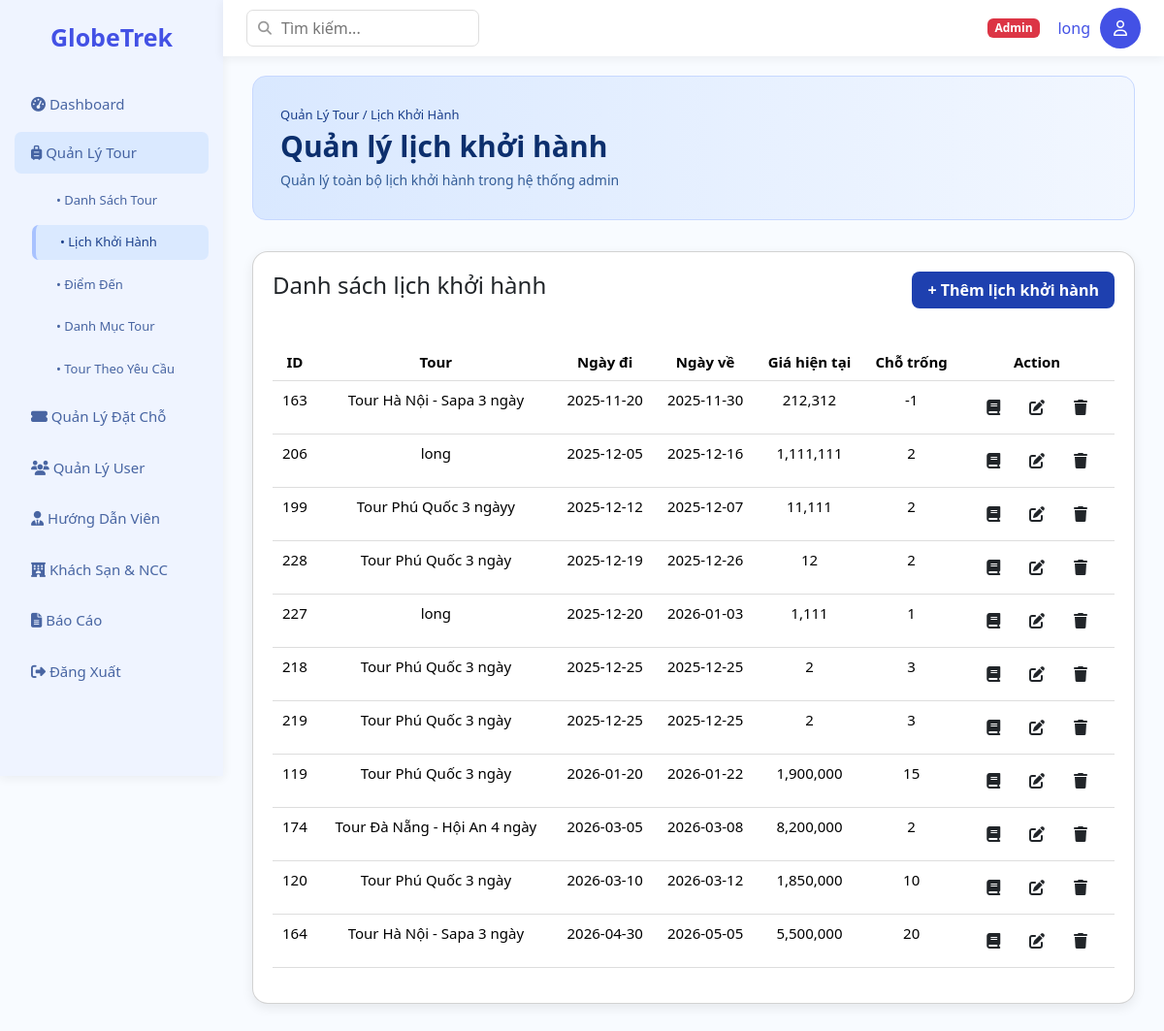
Page /Base/?action=list-departure (signed in) on the earlier database version.
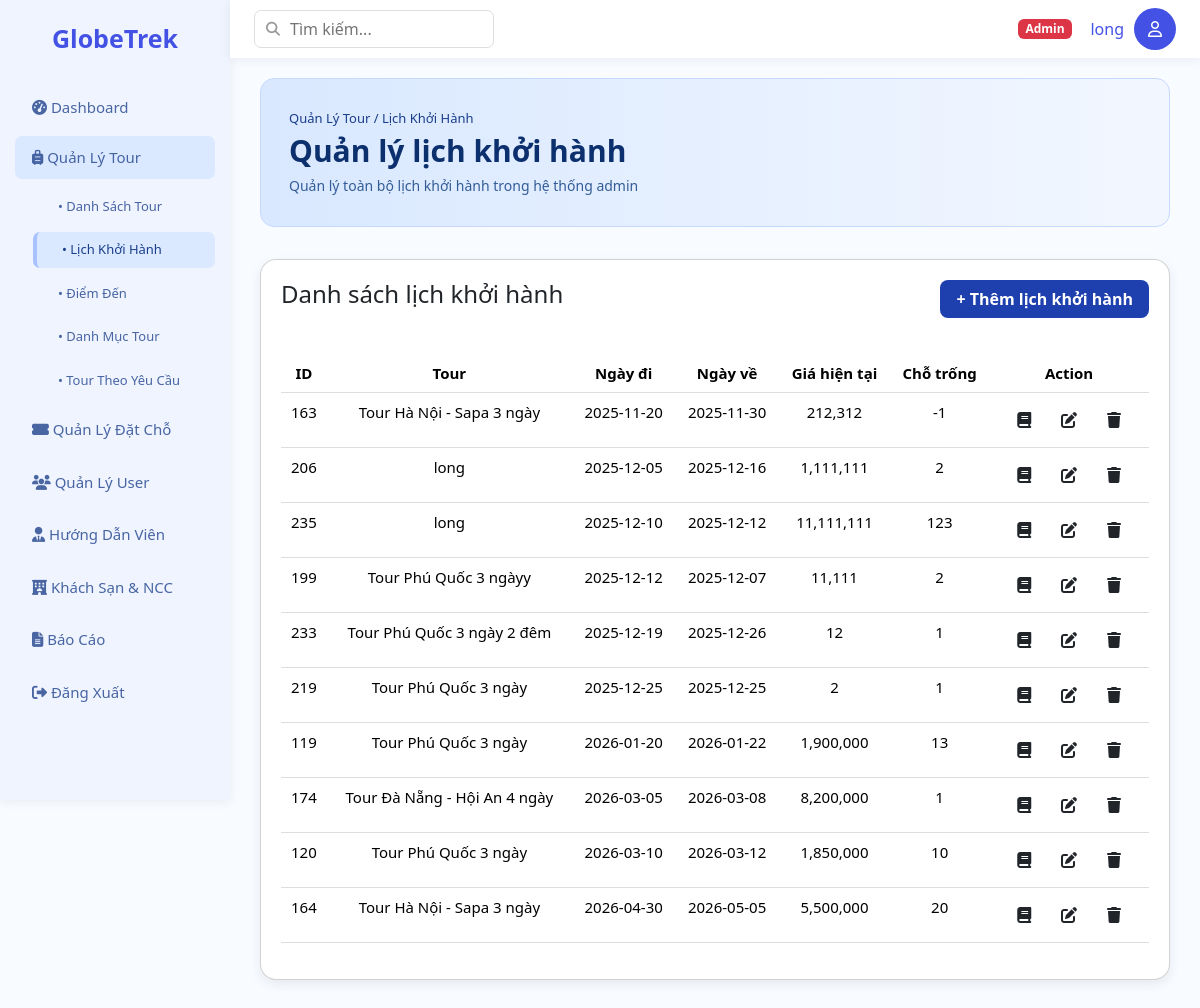
Same page on the later database version.
### tables this page shows
CREATE TABLE `tour_departures` (
  `id` int NOT NULL,
  `tour_id` int NOT NULL,
  `start_date` date NOT NULL,
  `end_date` date NOT NULL,
  `current_price` decimal(10,2) NOT NULL COMMENT 'Giá bán hiện tại',
  `available_slots` int NOT NULL COMMENT 'Số chỗ còn trống'
);

CREATE TABLE `tours` (
  `id` int NOT NULL,
  `name` varchar(255) NOT NULL,
  `tour_type` enum('Nội địa','Quốc tế') NOT NULL,
  `description` text,
  `base_price` decimal(10,2) NOT NULL COMMENT 'Giá cơ bản trước khuyến mãi',
  `created_at` timestamp NULL DEFAULT CURRENT_TIMESTAMP,
  `category_id` int DEFAULT NULL,
  `tour_origin` enum('Catalog','Custom') DEFAULT 'Catalog',
  `cancellation_policy_text` text
);

### Base/controllers/DepartureController.php (called while the page is built, shortened)
<?php
class DepartureController
{
    public function listDeparture()
    {
        $departure = new DepartureModel();
        $listDeparture = $departure->getList();
        $view = "admin/departure/list-departure";
        require_once PATH_VIEW . 'main.php';
    }
}

### Base/index.php (called while the page is built, shortened)
<?php
spl_autoload_register(function ($class) {
    $fileName = "$class.php";
    $fileModel              = PATH_MODEL . $fileName;
});
require_once './routes/index.php';

### Base/models/BaseModel.php (called while the page is built, shortened)
<?php
class BaseModel
{
    protected $pdo;
    public function __construct()
    {
        $dsn = sprintf('mysql:host=%s;port=%s;dbname=%s;charset=utf8', DB_HOST, DB_PORT, DB_NAME);
        try {
            $this->pdo = new PDO($dsn, DB_USERNAME, DB_PASSWORD, DB_OPTIONS);
        } catch (PDOException $e) {
            die("Kết nối cơ sở dữ liệu thất bại: {$e->getMessage()}. Vui lòng thử lại sau.");
        }
    }
    public function __destruct()
    {
        $this->pdo = null;
    }
    public function getConnection()
    {
        return $this->pdo;
}
}

### Base/models/DepartureModel.php (called while the page is built, shortened)
<?php
class DepartureModel {
    public $db;
    public function __construct() {
        $baseModel = new BaseModel();
        $this->db = $baseModel->getConnection();
    }
public function getList($tour_id = null) {
    $where = "";
    $params = [];
    $sql = "
        SELECT
            td.id AS departure_id,
            t.name AS tour_name,
            td.start_date,
            td.end_date,
            td.current_price,
            td.available_slots AS max_slots,
            -- Số chỗ còn lại = available_slots - số khách
            td.available_slots - IFNULL(COUNT(BC.id), 0) AS remaining_slots
        FROM tour_departures td
        JOIN tours t ON td.tour_id = t.id
        -- KHÔNG DÙNG b.status NỮA (vì đã xóa)
        LEFT JOIN bookings b
            ON b.departure_id = td.id
        LEFT JOIN booking_customers BC
            ON BC.booking_id = b.id
        $where
        GROUP BY td.id
        ORDER BY td.start_date ASC
    ";
    $stmt = $this->db->prepare($sql);
    $stmt->execute($params);
    return $stmt->fetchAll(PDO::FETCH_ASSOC);
}
}

### Base/views/admin/departure/list-departure.php (the view, shortened to what this page needs)
<?php include PATH_VIEW . 'layout/header.php'; ?>
<div class="main">
    <div class="header-wrapper">
        <div class="header-content">
            <div class="breadcrumb">Quản Lý Tour / Lịch Khởi Hành</div>
            <h2 class="page-title">Quản lý lịch khởi hành</h2>
            <p class="page-sub">Quản lý toàn bộ lịch khởi hành trong hệ thống admin</p>
        </div>
    </div>
    <div class="card">
        <div class="toph4">
            <h4>Danh sách lịch khởi hành</h4>
            <a href="<?= BASE_URL ?>?action=create-departure" class="btn btn-nut">+ Thêm lịch khởi hành</a>
        </div>
        <table class="table">
            <thead>
                <tr>
                    <th>ID</th>
                    <th>Tour</th>
                    <th>Ngày đi</th>
                    <th>Ngày về</th>
                    <th>Giá hiện tại</th>
                    <th>Chỗ trống</th>
                    <th>Action</th>
                </tr>
            </thead>
            <tbody>
                <?php foreach ($listDeparture as $value): ?>
                    <tr>
                        <td><?= $value['departure_id'] ?></td>
                        <td><?= $value['tour_name'] ?></td>
                        <td><?= $value['start_date'] ?></td>
                        <td><?= $value['end_date'] ?></td>
                        <td><?= number_format($value['current_price']) ?></td>
                        <td><?= $value['remaining_slots'] ?></td>
                        <td>
                            <a href="<?= BASE_URL ?>?action=departure-detail&id=<?= $value['departure_id'] ?>" class="btn view">
                                <i class="fa-solid fa-book"></i></a>
                            <a href="<?= BASE_URL ?>?action=update-departure&id=<?= $value['departure_id'] ?>" class="btn edit"><i class="fas fa-edit"></i></a>
                            <a href="<?= BASE_URL ?>?action=delete-departure&id=<?= $value['departure_id'] ?>"
                                onclick="return confirm('Bạn có chắc chắn muốn xóa lịch khởi hành này không?')"
                                class="btn delete"><i class="fas fa-trash"></i></a>
                        </td>
                    </tr>
                <?php endforeach ?>
            </tbody>
        </table>
    </div>
</div>
<?php include PATH_VIEW . 'layout/footer.php'; ?>

### Base/views/main.php (shortened to what this page needs)
<!DOCTYPE html>
<html lang="en">
<head>
    <link href="https://cdn.jsdelivr.net/npm/bootstrap@5.3.3/dist/css/bootstrap.min.css" rel="stylesheet">
</head>
<body>
        <div class="row">
<?php
if (isset($view)) {
    require_once PATH_VIEW . $view . '.php';
}
?>
        </div>
</body>
</html>

### Base/views/layout/header.php (shortened to what this page needs)
<!DOCTYPE html>
<html lang="en">
<head>
    <link href="https://cdn.jsdelivr.net/npm/bootstrap@5.3.3/dist/css/bootstrap.min.css" rel="stylesheet">
    <link rel="stylesheet" href="assets/css/layout.css">
    <link rel="stylesheet" href="assets/css/table.css">
    <link rel="stylesheet" href="https://cdnjs.cloudflare.com/ajax/libs/font-awesome/6.4.0/css/all.min.css">
</head>
<?php
$userRole = $_SESSION['user']['role'] ?? null;
?>
<body>
    <div class="layout">
        <div class="main-content">
            <div class="topBar">
                <div class="search">
                    <i class="fas fa-search"></i>
                    <input id="search" type="search" placeholder="Tìm kiếm...">
                </div>
                <div class="user">
                    <?php
                    $roleLabel = match($userRole) {
                        'admin' => 'Admin',
                        'guide' => 'Hướng Dẫn Viên',
                        'customer' => 'Khách Hàng',
                        default => 'User'
                    };
                    $badgeClass = match($userRole) {
                        'admin' => 'bg-danger',
                        'guide' => 'bg-warning text-dark',
                        'customer' => 'bg-success',
                        default => 'bg-secondary'
                    };
                    ?>
                    <span class="badge <?= $badgeClass ?> me-2"><?= $roleLabel ?></span>
                    <span><?= htmlspecialchars($_SESSION['user']['name'] ?? 'User') ?></span>
                    <?php if (!empty($_SESSION['user']['id'])): ?>
                        <a href="<?= BASE_URL ?>?action=detail-user&id=<?= $_SESSION['user']['id'] ?>">
                            <div class="avatar"><i class="fa-regular fa-user"></i></div>
                        </a>
                    <?php endif; ?>
                </div>
            </div>
            <div class="sidebar">
                <div class="brand">
                    <a href="<?= BASE_URL ?>?action=<?= $userRole === 'guide' ? 'schedule' : ($userRole === 'customer' ? 'customer_list' : 'dashboard') ?>">GlobeTrek</a>
                </div>
                <?php $action = $_GET['action'] ?? 'dashboard'; ?>
                <div class="menu">
                    <?php if ($userRole === 'admin'): ?>
                        <a href="<?= BASE_URL ?>?action=dashboard" class="<?= ($action == 'dashboard') ? 'active' : '' ?>">
                            <i class="fas fa-tachometer-alt"></i> Dashboard
                        </a>
                        <?php
                        $tour_actions = ['list-tour', 'list-departure', 'list-destination', 'list-category', 'list-requests', 'list-policies'];
                        $is_tour_group_active = in_array($action, $tour_actions);
                        ?>
                        <div class="dropdown <?= $is_tour_group_active ? 'active' : '' ?>">
                            <span class="drop-btn"><i class="fas fa-suitcase-rolling"></i> Quản Lý Tour</span>
                            <div class="drop-content">
                                <a href="<?= BASE_URL ?>?action=list-tour" class="<?= ($action == 'list-tour') ? 'active-sub' : '' ?>">• Danh Sách Tour</a>
                                <a href="<?= BASE_URL ?>?action=list-departure" class="<?= ($action == 'list-departure') ? 'active-sub' : '' ?>">• Lịch Khởi Hành</a>
                                <a href="<?= BASE_URL ?>?action=list-destination" class="<?= ($action == 'list-destination') ? 'active-sub' : '' ?>">• Điểm Đến</a>
                                <a href="<?= BASE_URL ?>?action=list-category" class="<?= ($action == 'list-category') ? 'active-sub' : '' ?>">• Danh Mục Tour</a>
                                <a href="<?= BASE_URL ?>?action=list-requests" class="<?= ($action == 'list-requests') ? 'active-sub' : '' ?>">• Tour Theo Yêu Cầu</a>
                            </div>
                        </div>
                        <?php
                        $order_actions = ['list-resource', 'list-booking', 'list-payment', 'list-booking-customers'];
                        $is_order_group_active = in_array($action, $order_actions);
                        ?>
                        <div class="dropdown <?= $is_order_group_active ? 'active' : '' ?>">
                            <span class="drop-btn"><i class="fas fa-ticket-alt"></i> Quản Lý Đặt Chỗ</span>
                        </div>
                        <?php
                        $user_actions = ['list-admin', 'list-customer'];
                        $is_user_group_active = in_array($action, $user_actions);
                        ?>
                        <div class="dropdown <?= $is_user_group_active ? 'active' : '' ?>">
                            <span class="drop-btn"><i class="fas fa-users"></i> Quản Lý User</span>
                        </div>
                        <div class="dropdown">
                            <a href="<?= BASE_URL ?>?action=list-guide" class="<?= ($action == 'list-guide') ? 'active' : '' ?>"><i class="fas fa-user-tie"></i> Hướng Dẫn Viên</a>
                        </div>
                        <?php
                        $hotel_actions = ['list-hotel', 'list-supplier'];
                        $is_hotel_group_active = in_array($action, $hotel_actions);
                        ?>
                        <div class="dropdown <?= $is_hotel_group_active ? 'active' : '' ?>">
                            <span class="drop-btn"><i class="fas fa-hotel"></i> Khách Sạn & NCC</span>
                        </div>
                        <div class="dropdown">
                            <a href="<?= BASE_URL ?>?action=list-profit-loss" class="<?= ($action == 'list-profit-loss') ? 'active' : '' ?>"><i class="fas fa-file-alt"></i> Báo Cáo</a>
                        </div>
                    <?php endif; ?>
                    <a href="<?= BASE_URL ?>?action=logout"><i class="fas fa-sign-out-alt"></i> Đăng Xuất</a>
                </div>
            </div>

### Base/views/layout/footer.php (shortened to what this page needs)
 </div>
 </div>
</body>
</html>

### Base/assets/css/layout.css (style rules this page uses)
:root { --orange: rgba(186, 207, 255, 0.142); --orange-active: rgba(200, 222, 255, 0.525); --orange-light: #bacfffff; --bg: #f8fbff; --white: #ffffff; --text: #4351e5; --muted: #2e4e94dd; --radius: 7px; --shadow: 0 2px 10px rgba(45, 45, 45, 0.07); font-family: "Inter", sans-serif; }
body { margin: 0; background: var(--bg); color: var(--text); overflow-x: hidden; }
.sidebar { position: fixed; top: 0; left: 0; width: 230px; height: 100vh; background: var(--orange); padding: 20px 15px; box-shadow: var(--shadow); box-sizing: border-box; overflow-y: auto; scrollbar-width: none; }
.brand { font-size: 25px; font-weight: 700; color: var(--white); margin-bottom: 20px; text-align: center; }
.brand a { text-decoration: none; color: var(--text); }
.menu { display: flex; flex-direction: column; }
.menu a, .menu .drop-btn { display: block; padding: 10px 17px; margin-top: 8px; text-decoration: none; border-radius: var(--radius); color: var(--muted); font-size: 15px; cursor: pointer; transition: all 0.2s; font-weight: 500; }
.menu a.active, .menu .dropdown.active > .drop-btn { background: var(--orange-active); color: var(--muted); }
.menu .dropdown { display: flex; flex-direction: column; margin-bottom: 2px; }
.menu .drop-content { display: none; flex-direction: column; margin-top: 2px; margin-left: 18px; }
.menu .dropdown.active .drop-content { display: flex; }
.drop-content a { padding: 8px 17px 8px 25px; font-size: 13px; color: var(--muted); border-radius: var(--radius); transition: all 0.2s; }
.drop-content a.active-sub { background: var(--orange-active); color: #1a3e8a; font-weight: 500; border-left: 4px solid rgb(168, 194, 255); }
.topBar { background: var(--white); padding: 8px 24px; box-shadow: var(--shadow); display: flex; justify-content: space-between; align-items: center; position: sticky; top: 0; z-index: 99; }
.main-content { margin-left: 230px; height: 100vh; }
.search { position: relative; display: flex; align-items: center; }
.search i { position: absolute; left: 12px; color: #999; font-size: 14px; }
.search input { padding: 6px 14px 6px 35px; border-radius: var(--radius); border: 1px solid #dedede; width: 240px; transition: border-color 0.2s; }
.user { display: flex; align-items: center; gap: 10px; }
.avatar { width: 42px; height: 42px; background: var(--text); border-radius: 50%; display: flex; justify-content: center; align-items: center; color: #fff; font-weight: bold; }
.main { padding: 20px 30px; }

### Base/assets/css/table.css (style rules this page uses)
table { width: 100%; border-collapse: collapse; margin-top: 20px; }
th, td { padding: 14px; border-bottom: 1px solid #ddd; font-size: 15px; text-align: center; }
th { text-align: left; background: #f0f1ff; font-weight: 600; text-align: center; }
.btn-nut { background: #1e40af; color: var(--white); border: none; padding: 7px 16px; font-weight: 600; transition: opacity 0.2s; border-radius: 8px; }
.card { background: white; padding: 20px; border-radius: 16px; box-shadow: 0 4px 12px rgba(0, 0, 0, 0.08); margin-bottom: 20px; }
.toph4 { display: flex; justify-content: space-between; align-items: center; margin-bottom: 16px; }
.header-wrapper { background: linear-gradient(to right, #d9e8ff, #f2f7ff); padding: 30px 28px; border-radius: 14px; border: 1px solid #c7d8ff; margin-bottom: 32px; }
.header-content .breadcrumb { font-size: 13px; color: #1a3e8a; margin-bottom: 4px; font-weight: 500; }
.page-title { font-size: 30px; margin: 0; font-weight: 800; color: #0c2f6d; }
.page-sub { margin: 6px 0 0; font-size: 14px; color: #335c97; }

Differences in the rows shown:
removed tour_departures: id "228", tour.name "Tour Phú Quốc 3 ngày", start_date "2025-12-19", end_date "2025-12-26", current_price "12", remaining_slots "2"
removed tour_departures: id "227", tour.name "long", start_date "2025-12-20", end_date "2026-01-03", current_price "1,111", remaining_slots "1"
removed tour_departures: id "218", tour.name "Tour Phú Quốc 3 ngày", start_date "2025-12-25", end_date "2025-12-25", current_price "2", remaining_slots "3"
added tour_departures: id "235", tour.name "long", start_date "2025-12-10", end_date "2025-12-12", current_price "11,111,111", remaining_slots "123"
added tour_departures: id "233", tour.name "Tour Phú Quốc 3 ngày 2 đêm", start_date "2025-12-19", end_date "2025-12-26", current_price "12", remaining_slots "1"
changed tour_departures id 219: remaining_slots "3" → "1"
changed tour_departures id 119: remaining_slots "15" → "13"
changed tour_departures "Tour Đà Nẵng - Hội An 4 ngày": remaining_slots "2" → "1"
